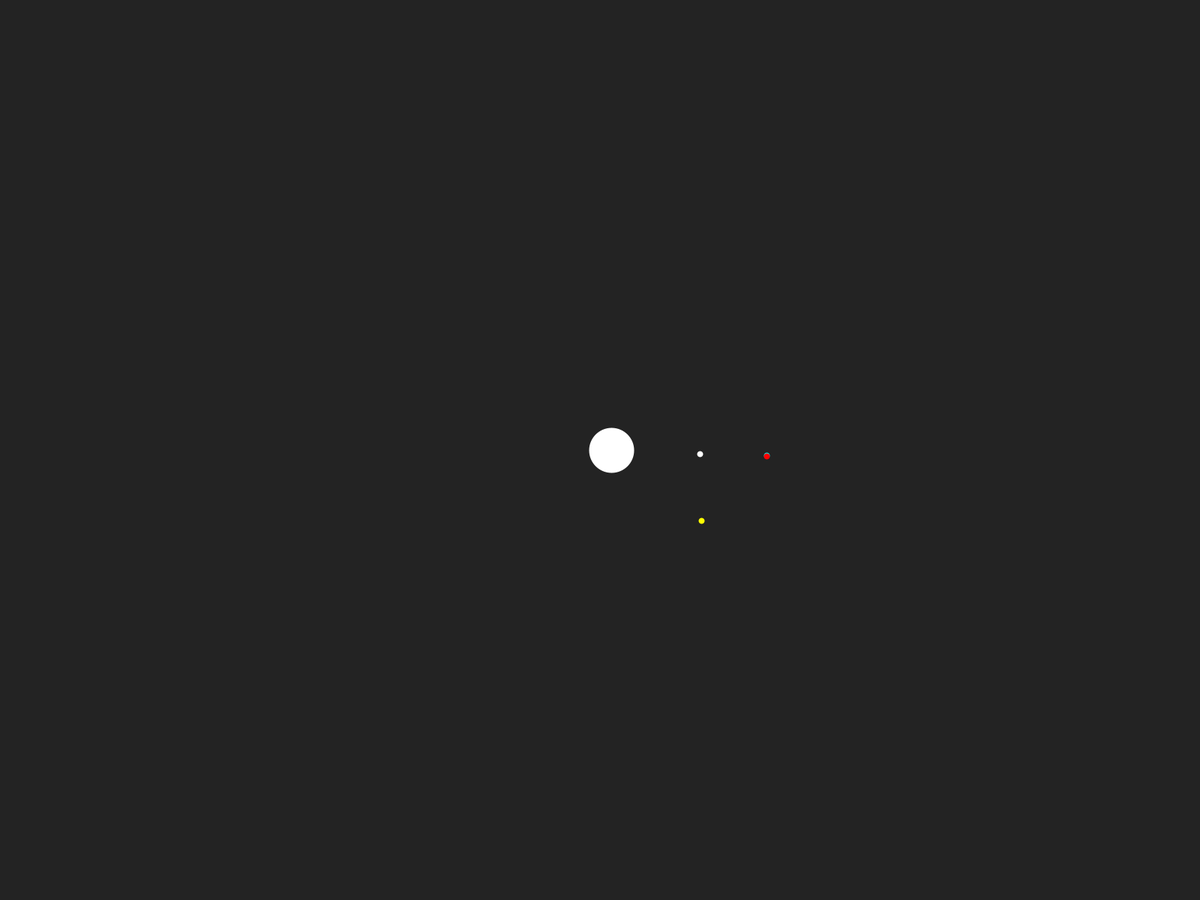
Frame 1 (no input)
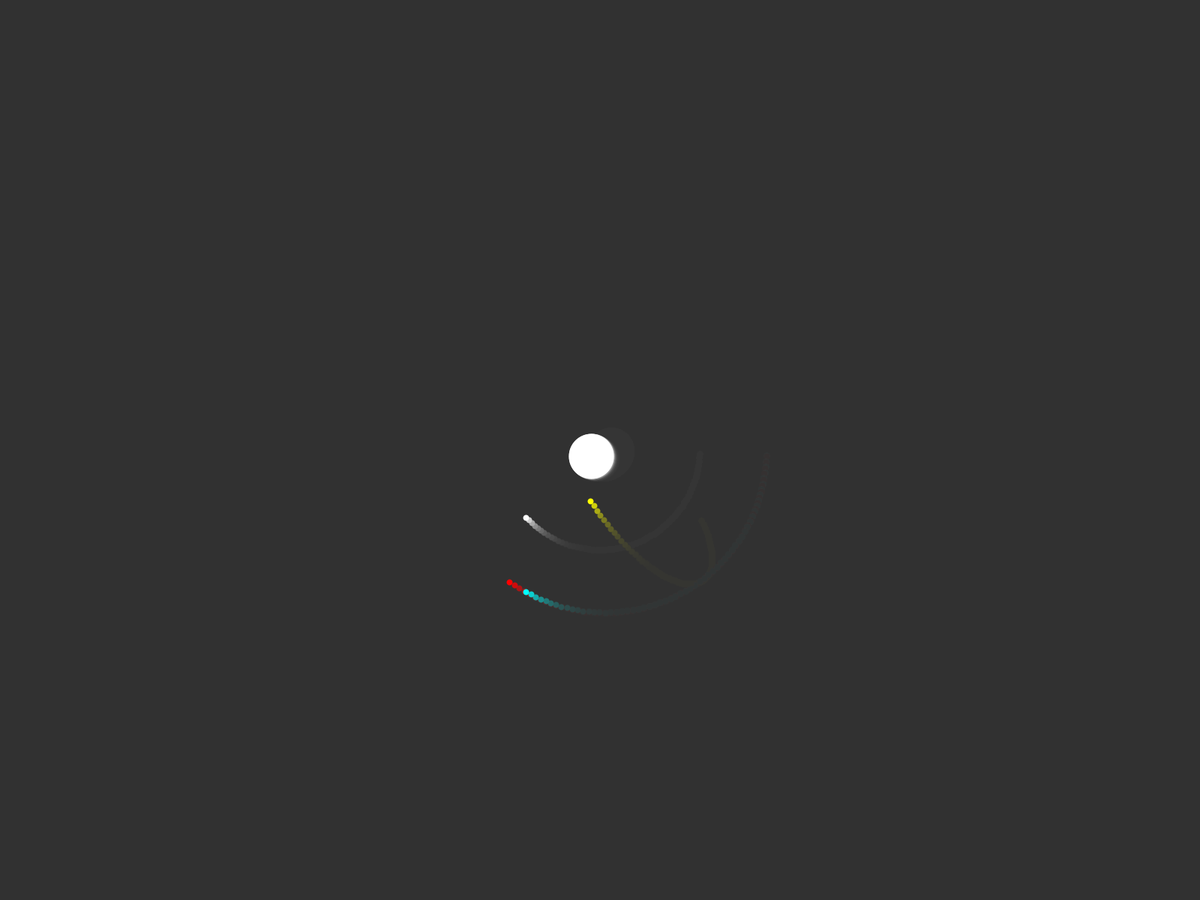
Frame 60 (the mouse pressed at the canvas centre just before this capture)
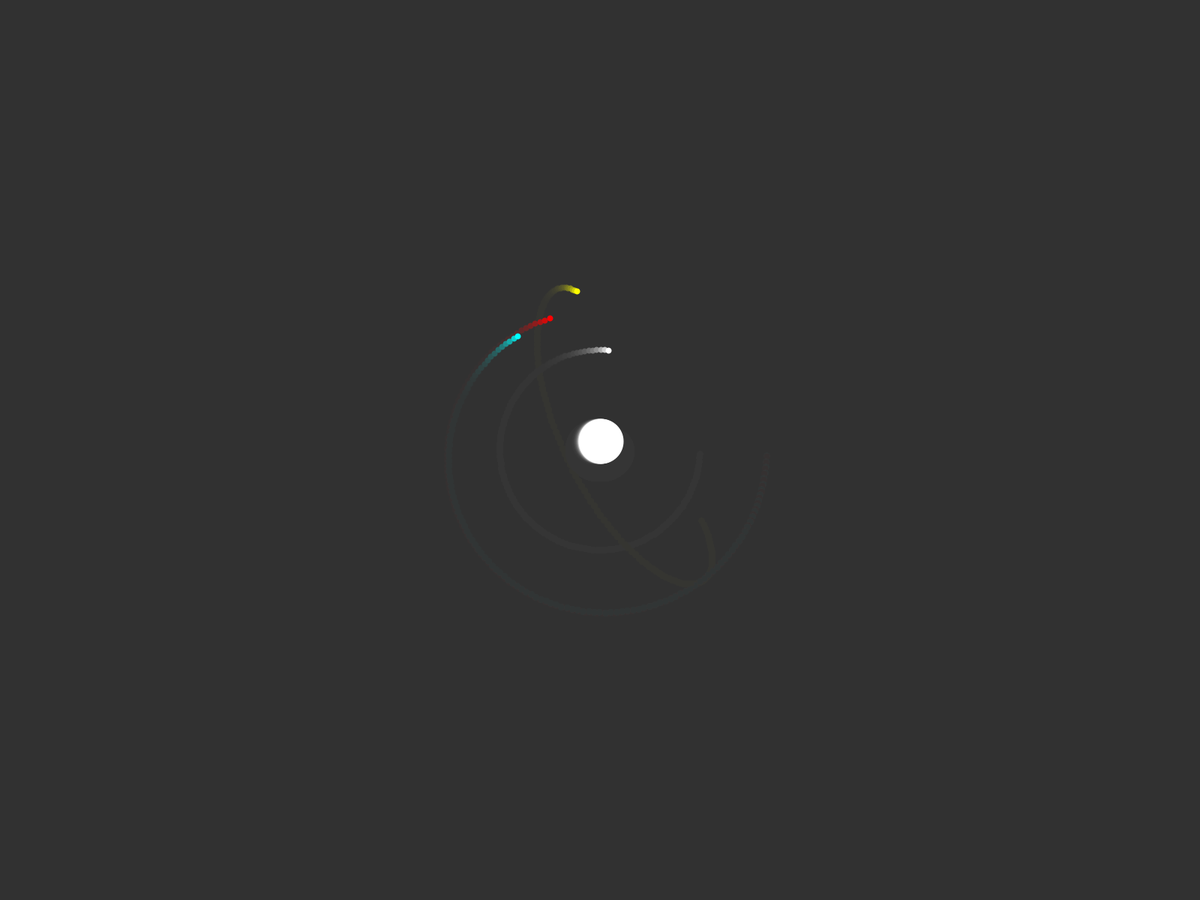
Frame 120 (the mouse held since frame 60 and released just before this capture)

The Processing sketch that drew these frames (run headless with seeded random() and noise(); from frame 60 on, the mouse is pressed at the canvas centre):

// Processing sketch: Atom
// ── Atom.pde
float w; float h; 
float px1; float py1; 
float px2; float py2; 
float mx; float my; 
float rad1; float rad2;
float freq1; float freq2;
float thck;

void setup(){
  //size(900,600);
  fullScreen();
  background(30,30,30);
  frameRate(500);
  
  w=width; h=height;
  
  
  mx=w/2; 
  my=h/2;

  rad1 = mx/6; 
  rad2 = mx/9;
  thck = mx/100;
  
  freq1=25;
  freq2=33;
 
}



void draw(){
  noStroke();
  fill(50, 50, 50, 60); //We draw a transparent rectangle at each frame so that over time, older positions are hidden and we have a trail 
  rect(0, 0, width, height); 
  
  //Main curve 1
  px1=mx+rad1*cos(frameCount/freq1)+rad2*sin(frameCount/freq2);
  py1=my+rad1*sin(frameCount/freq1)+rad2*cos(frameCount/freq2);
  strokeWeight(thck);
  stroke(255,255,0);
  point(px1,py1);
  
  //Main curve 2
  px2=mx+rad1*cos(frameCount/freq2)+rad2*cos(frameCount/freq1);
  py2=my+rad1*sin(frameCount/freq2)+rad2*sin(frameCount/freq1);
  strokeWeight(thck);
  stroke(0,255,255);
  point(px2,py2);
  
  //Main curve 3
  px2=mx+rad1*cos(frameCount/freq1)+rad2*cos(frameCount/freq2);
  py2=my+rad1*sin(frameCount/freq1)+rad2*sin(frameCount/freq2);
  strokeWeight(thck);
  stroke(255,0,0);
  point(px2,py2); 
  
  
  //Ref curve (circle)
  strokeWeight(thck);
  stroke(255,255,255);
  point(mx+rad1*cos(frameCount/freq1),my+rad1*sin(frameCount/freq1));
  
  //Ref curve (circle)
  strokeWeight(h/20);
  stroke(255,255,255);
  point(mx+(w/100)*cos(frameCount/freq1),my+(h/100)*sin(frameCount/freq1));
}
